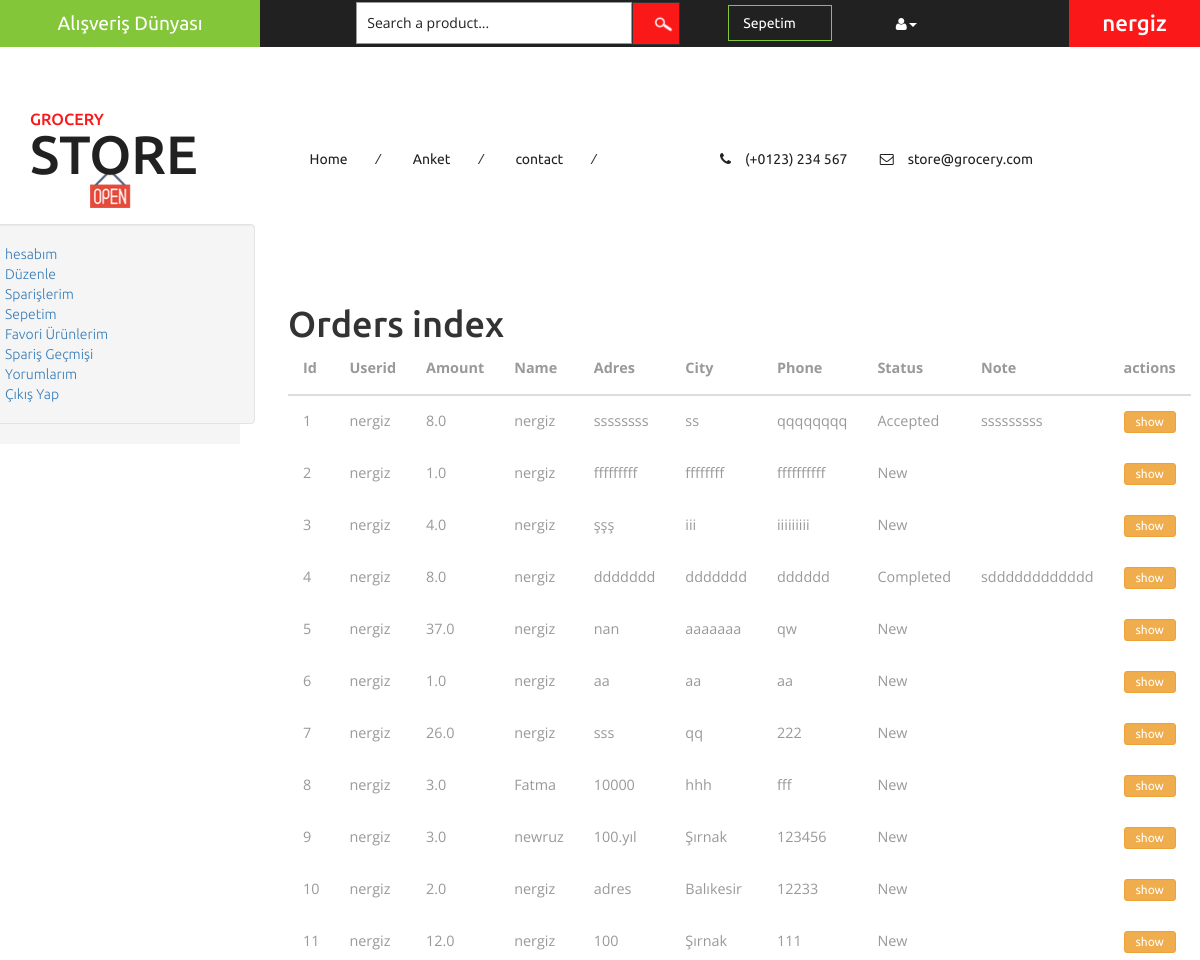
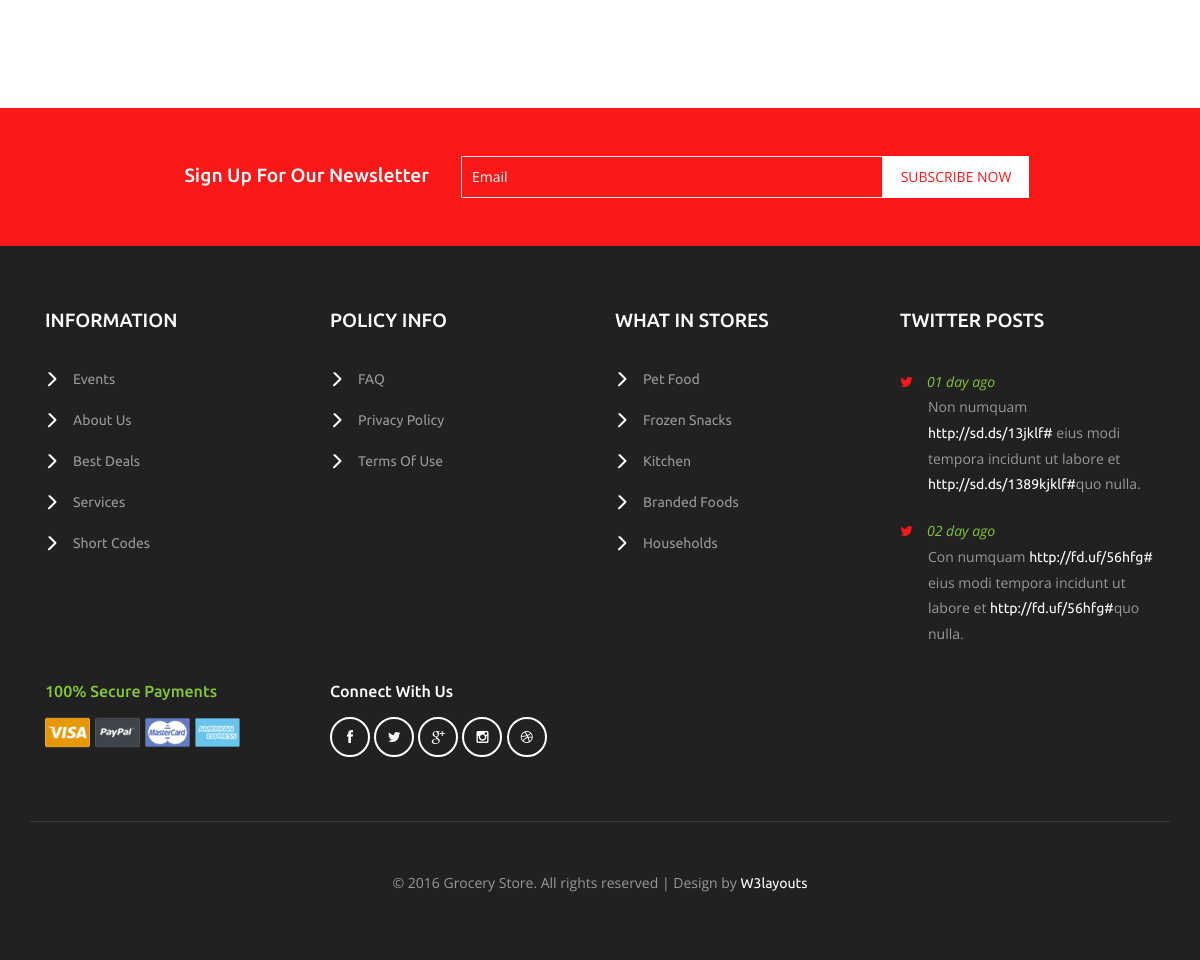
/order/ (signed in), run on the app's committed database (2 pictures, top to bottom).
### order/models.py (models this page shows, shortened)
class Order(models.Model):
    STATUS = (
        ('New', 'New'),
        ('Accepted', 'Accepted'),
        ('Preparing', 'Preparing'),
        ('Onshipping', 'Onshipping'),
        ('Completed', 'Completed'),
        ('Canceled', 'Canceled'),
    )
    user = models.ForeignKey(User, on_delete=models.CASCADE)
    name = models.CharField(max_length=10)
    surname = models.CharField(max_length=10)
    address = models.CharField(max_length=10)
    city = models.CharField(max_length=10)
    phone = models.CharField(max_length=10)
    total = models.FloatField()
    note = models.TextField(null=True, default="")
    status = models.CharField(choices=STATUS, default='New', max_length=15)
    creatat = models.DateTimeField(auto_now_add=True)
    updateat = models.DateTimeField(auto_now_add=True)

### order/views.py (the view)
# urls.py: path('', views.index, name='index'),
@login_required(login_url='/login')
def index(request):
    current_user = request.user
    orders = Order.objects.all().filter(user_id=current_user.id)
    context = {
        'page': 'orders',
        'orders': orders,
    }
    return render(request, 'order_list.html', context)

### order/templates/order_list.html (shortened to what this page needs)
{% extends "homebase.html" %}
{% block sidebar %} {% include "usermenu.html" %} {% endblock %}
{% block content   %}
<div class="w3l_banner_nav_right">
    <div class="privacy about">
    <h1>Orders index</h1>
    <table class="table">
        <thead>
            <tr>
                <th>Id</th>
                <th>Userid</th>
                <th>Amount</th>
                <th>Name</th>
                <th>Adres</th>
                <th>City</th>
                <th>Phone</th>
                <th>Status</th>
                <th>Note</th>
                <th>actions</th>
            </tr>
        </thead>
        <tbody>
        {% for order in orders %}
            <tr>
                <td>{{ order.id }}</td>
                <td>{{ order.user }}</td>
                <td>{{ order.total }}</td>
                <td>{{ order.name }}</td>
                <td>{{ order.address }}</td>
                <td>{{ order.city }}</td>
                <td>{{ order.phone }}</td>
                <td>{{ order.status }}</td>
                <td>{{ order.note }}</td>
                <td>
                    <a href="/order/detail/{{ order.id }}"class="btn btn-block btn-warning btn-xs">show</a>
                </td>
            </tr>
        {% endfor %}
        </tbody>
    </table>
    </div>
</div>
    <div class="clearfix"></div>
{% endblock %}

### home/templates/homebase.html (shortened to what this page needs)
<!DOCTYPE html>
<html>
<head>
    {% load static %}
    <link href="{% static 'css/bootstrap.css'%}" rel="stylesheet" type="text/css" media="all" />
    <link href="{% static 'css/style.css'%}" rel="stylesheet" type="text/css" media="all" />
    <link href="{% static 'css/font-awesome.css'%}" rel="stylesheet" type="text/css" media="all" />
</head>
<body>
<div class="agileits_header">
    <div class="w3l_offers">
        <a href="/">Alışveriş Dünyası</a>
    </div>
    <div class="w3l_search">
        <form action="#" method="post">
            <input type="text" name="Product" value="Search a product..." onfocus="this.value = '';" onblur="if (this.value == '') {this.value = 'Search a product...';}" required="">
            <input type="submit" value=" ">
        </form>
    </div>
    <div class="product_list_header">
<a href="/order/shopcart">
           <fieldset>
                <input type="submit" name="submit" value="sepetim" class="button" />
            </fieldset>
</a>
    </div>
    <div class="w3l_header_right">
        <ul>
            <li class="dropdown profile_details_drop">
                <a href="#" class="dropdown-toggle" data-toggle="dropdown"><i class="fa fa-user" aria-hidden="true"></i><span class="caret"></span></a>
            </li>
        </ul>
    </div>
    <div class="w3l_header_right1">
        {% if user.id is not None %}
        <h2><a href="#">{{user.username}}</a></h2>
        {% endif %}
    </div>
</div>
<div class="logo_products">
    <div class="container">
        <div class="w3ls_logo_products_left">
            <h1><a href="index.html"><span>Grocery</span> Store</a></h1>
        </div>
        <div class="w3ls_logo_products_left1">
            <ul class="special_items">
                <li><a href="/">Home</a><i>/</i></li>
                <li><a href="/polls">Anket</a><i>/</i></li>
                <li><a href="/contact">contact</a><i>/</i></li>
            </ul>
        </div>
        <div class="w3ls_logo_products_left1">
            <ul class="phone_email">
                <li><i class="fa fa-phone" aria-hidden="true"></i>(+0123) 234 567</li>
                <li><i class="fa fa-envelope-o" aria-hidden="true"></i><a href="mailto:store@grocery.com">store@grocery.com</a></li>
            </ul>
        </div>
        <div class="clearfix"> </div>
    </div>
</div>
{% block sidebar %}  {% endblock %}
{% block content %}  {% endblock %}
<div class="newsletter">
    <div class="container">
        <div class="w3agile_newsletter_left">
            <h3>sign up for our newsletter</h3>
        </div>
        <div class="w3agile_newsletter_right">
            <form action="#" method="post">
                <input type="email" name="Email" value="Email" onfocus="this.value = '';" onblur="if (this.value == '') {this.value = 'Email';}" required="">
                <input type="submit" value="subscribe now">
            </form>
        </div>
        <div class="clearfix"> </div>
    </div>
</div>
<div class="footer">
    <div class="container">
        <div class="col-md-3 w3_footer_grid">
            <h3>information</h3>
            <ul class="w3_footer_grid_list">
                <li><a href="events.html">Events</a></li>
                <li><a href="about.html">About Us</a></li>
                <li><a href="products.html">Best Deals</a></li>
                <li><a href="services.html">Services</a></li>
                <li><a href="short-codes.html">Short Codes</a></li>
            </ul>
        </div>
        <div class="col-md-3 w3_footer_grid">
            <h3>policy info</h3>
            <ul class="w3_footer_grid_list">
                <li><a href="faqs.html">FAQ</a></li>
                <li><a href="privacy.html">privacy policy</a></li>
                <li><a href="privacy.html">terms of use</a></li>
            </ul>
        </div>
        <div class="col-md-3 w3_footer_grid">
            <h3>what in stores</h3>
            <ul class="w3_footer_grid_list">
                <li><a href="pet.html">Pet Food</a></li>
                <li><a href="frozen.html">Frozen Snacks</a></li>
                <li><a href="kitchen.html">Kitchen</a></li>
                <li><a href="products.html">Branded Foods</a></li>
                <li><a href="household.html">Households</a></li>
            </ul>
        </div>
        <div class="col-md-3 w3_footer_grid">
            <h3>twitter posts</h3>
            <ul class="w3_footer_grid_list1">
                <li><label class="fa fa-twitter" aria-hidden="true"></label><i>01 day ago</i><span>Non numquam <a href="#">http://sd.ds/13jklf#</a>
						eius modi tempora incidunt ut labore et
						<a href="#">http://sd.ds/1389kjklf#</a>quo nulla.</span></li>
                <li><label class="fa fa-twitter" aria-hidden="true"></label><i>02 day ago</i><span>Con numquam <a href="#">http://fd.uf/56hfg#</a>
						eius modi tempora incidunt ut labore et
						<a href="#">http://fd.uf/56hfg#</a>quo nulla.</span></li>
            </ul>
        </div>
        <div class="clearfix"> </div>
        <div class="agile_footer_grids">
            <div class="col-md-3 w3_footer_grid agile_footer_grids_w3_footer">
                <div class="w3_footer_grid_bottom">
                    <h4>100% secure payments</h4>
                    <img src="{% static 'images/card.png' %}" alt=" " class="img-responsive" />
                </div>
            </div>
            <div class="col-md-3 w3_footer_grid agile_footer_grids_w3_footer">
                <div class="w3_footer_grid_bottom">
                    <h5>connect with us</h5>
                    <ul class="agileits_social_icons">
                        <li><a href="#" class="facebook"><i class="fa fa-facebook" aria-hidden="true"></i></a></li>
                        <li><a href="#" class="twitter"><i class="fa fa-twitter" aria-hidden="true"></i></a></li>
                        <li><a href="#" class="google"><i class="fa fa-google-plus" aria-hidden="true"></i></a></li>
                        <li><a href="#" class="instagram"><i class="fa fa-instagram" aria-hidden="true"></i></a></li>
                        <li><a href="#" class="dribbble"><i class="fa fa-dribbble" aria-hidden="true"></i></a></li>
                    </ul>
                </div>
            </div>
            <div class="clearfix"> </div>
        </div>
        <div class="wthree_footer_copy">
            <p>© 2016 Grocery Store. All rights reserved | Design by <a href="http://w3layouts.com/">W3layouts</a></p>
        </div>
    </div>
</div>
</body>
</html>

### home/templates/usermenu.html (shortened to what this page needs)
<div class="banner">
    <div class="w3l_banner_nav_left">
        <nav class="navbar nav_bottom">
            <div class="row">
                <div id="sidebar" class="span3">
                    <div class="well well-small">
                        <ul class="mainmenu">
                            <li><a href="#">hesabım</a></li>
                            <li><a href="#">Düzenle</a></li>
                            <li><a href="/order">Sparişlerim</a></li>
                            <li><a href="/order/shopcart">Sepetim</a></li>
                            <li><a href="#">Favori Ürünlerim</a></li>
                            <li><a href="#">Spariş Geçmişi</a></li>
                            <li><a href="#">Yorumlarım</a></li>
                            <li><a href="/logout">Çıkış Yap</a></li>
                        </ul>
                    </div>
                </div>
            </div>
        </nav>
    </div></div>

### data on the page
Order: id "1", user "nergiz", total "8.0", name "nergiz", address "ssssssss", city "ss", phone "qqqqqqqq", status "Accepted", note "sssssssss"
Order: id "2", user "nergiz", total "1.0", name "nergiz", address "fffffffff", city "ffffffff", phone "ffffffffff", status "New"
Order: id "3", user "nergiz", total "4.0", name "nergiz", address "şşş", city "iii", phone "iiiiiiiii", status "New"
Order: id "4", user "nergiz", total "8.0", name "nergiz", address "ddddddd", city "ddddddd", phone "dddddd", status "Completed", note "sdddddddddddd"
Order: id "5", user "nergiz", total "37.0", name "nergiz", address "nan", city "aaaaaaa", phone "qw", status "New"
Order: id "6", user "nergiz", total "1.0", name "nergiz", address "aa", city "aa", phone "aa", status "New"
Order: id "7", user "nergiz", total "26.0", name "nergiz", address "sss", city "qq", phone "222", status "New"
Order: id "8", user "nergiz", total "3.0", name "Fatma", address "10000", city "hhh", phone "fff", status "New"
Order: id "9", user "nergiz", total "3.0", name "newruz", address "100.yıl", city "Şırnak", phone "123456", status "New"
Order: id "10", user "nergiz", total "2.0", name "nergiz", address "adres", city "Balıkesir", phone "12233", status "New"
Order: id "11", user "nergiz", total "12.0", name "nergiz", address "100", city "Şırnak", phone "111", status "New"

### other printed values
{{ user.username }} "nergiz"
